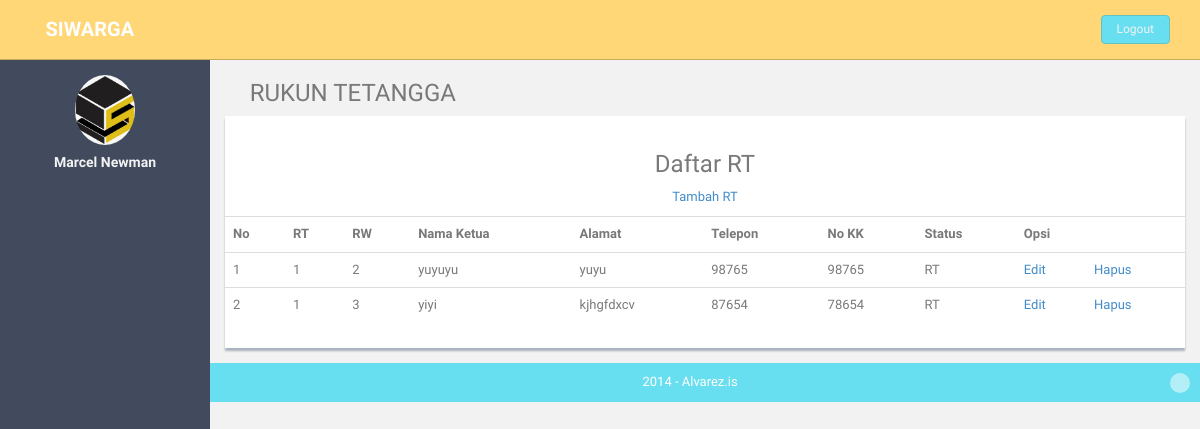
The page /index.php/be/landing/rt on the database its author committed.
### tables this page shows
CREATE TABLE `rt` (
  `id_rt` varchar(15) NOT NULL,
  `rt` int(15) NOT NULL,
  `rw` int(15) NOT NULL,
  `nama_ketua` varchar(100) NOT NULL,
  `alamat` varchar(500) NOT NULL,
  `telp` int(15) NOT NULL,
  `no_kk` varchar(25) NOT NULL,
  `status` varchar(25) NOT NULL
);

### application/controllers/be/Landing.php (called while the page is built, shortened)
<?php
class Landing extends CI_Controller{
	function __construct(){
		$this->load->helper(array('url'));
		$this->load->model('Rt_Model');
	}
    function rt(){
        $a= array(
				'data'=>$this->Rt_Model->get_data_rt());
		$this->load->view('be/view_rt',$a);
	}
	}
?>

### index.php (called while the page is built, shortened)
<?php
require_once BASEPATH.'core/CodeIgniter.php';

### application/models/Rt_Model.php (called while the page is built, shortened)
<?php
class Rt_Model extends CI_Model {
function get_data_rt(){
	$query = $this->db->query("SELECT * FROM rt ");
	return $query->result();
}
}
?>

### application/views/be/view_rt.php (the view, shortened to what this page needs)
<!DOCTYPE html>
<html lang="en">
<body>
<section id="container" >
	 <section id="main-content">
          <section class="wrapper">
          	<h3><i class="fa fa-angle-right"></i> RUKUN TETANGGA</h3>
				<div class="row">
	                  <div class="col-md-12">
	                  	  <div class="content-panel">
		<p><h3 align="center">Daftar RT</h3></p>
		<p align="center"><a href="<?php echo base_url()?>be/Landing/input_rt">Tambah RT</a></p>
		<p align="center">
			<table class="table">
				<tr>
					<th>No</th>
					<th>RT</th>
					<th>RW</th>
					<th>Nama Ketua</th>
					<th>Alamat</th>
					<th>Telepon</th>
					<th>No KK</th>
					<th>Status</th>
					<th colspan="2">Opsi</th>
				</tr>
				<?php
                $no = 1;
                foreach ($data as $row): ?>
				<tr>
					<td><?php echo $no;?></td>
					<td><?php echo $row->rt;?></td>
					<td><?php echo $row->rw;?></td>
					<td><?php echo $row->nama_ketua;?></td>
					<td><?php echo $row->alamat;?></td>
					<td><?php echo $row->telp;?></td>
					<td><?php echo $row->no_kk;?></td>
					<td><?php echo $row->status;?></td>
					<td><a href="<?php echo base_url(); ?>be/Landing/edit_rt/<?php echo $row->id_rt;?>">Edit</a></td>
					<td><a href="<?php echo base_url(); ?>be/Landing/delete_rt/<?php echo $row->id_rt;?>">Hapus</a></td>
				</tr>
				<?php $no++;
                endforeach;?>
			</table>
		</p>	</div>
					</div>
                  </div>
		</section>
	  </section>
	</body>
</html>

### assets/css/style.css (style rules this page uses)
body { color: #797979; background: #f2f2f2; font-family: 'Ruda', sans-serif; padding: 0px !important; margin: 0px !important; font-size:13px; }
a, a:hover, a:focus { text-decoration: none; outline: none; }
#container { width: 100%; height: 100%; }
#main-content { margin-left: 210px; }
.wrapper { display: inline-block; margin-top: 60px; padding-left: 15px; padding-right: 15px; padding-bottom: 15px; padding-top: 0px; width: 100%; }
.content-panel { background: #ffffff; box-shadow: 0px 3px 2px #aab2bd; padding-top: 15px; padding-bottom: 5px; }

### rows shown on the page
rt: rt "1", rw "2", nama_ketua "yuyuyu", alamat "yuyu", telp "98765", no_kk "98765", status "RT"
rt: rt "1", rw "3", nama_ketua "yiyi", alamat "kjhgfdxcv", telp "87654", no_kk "78654", status "RT"
